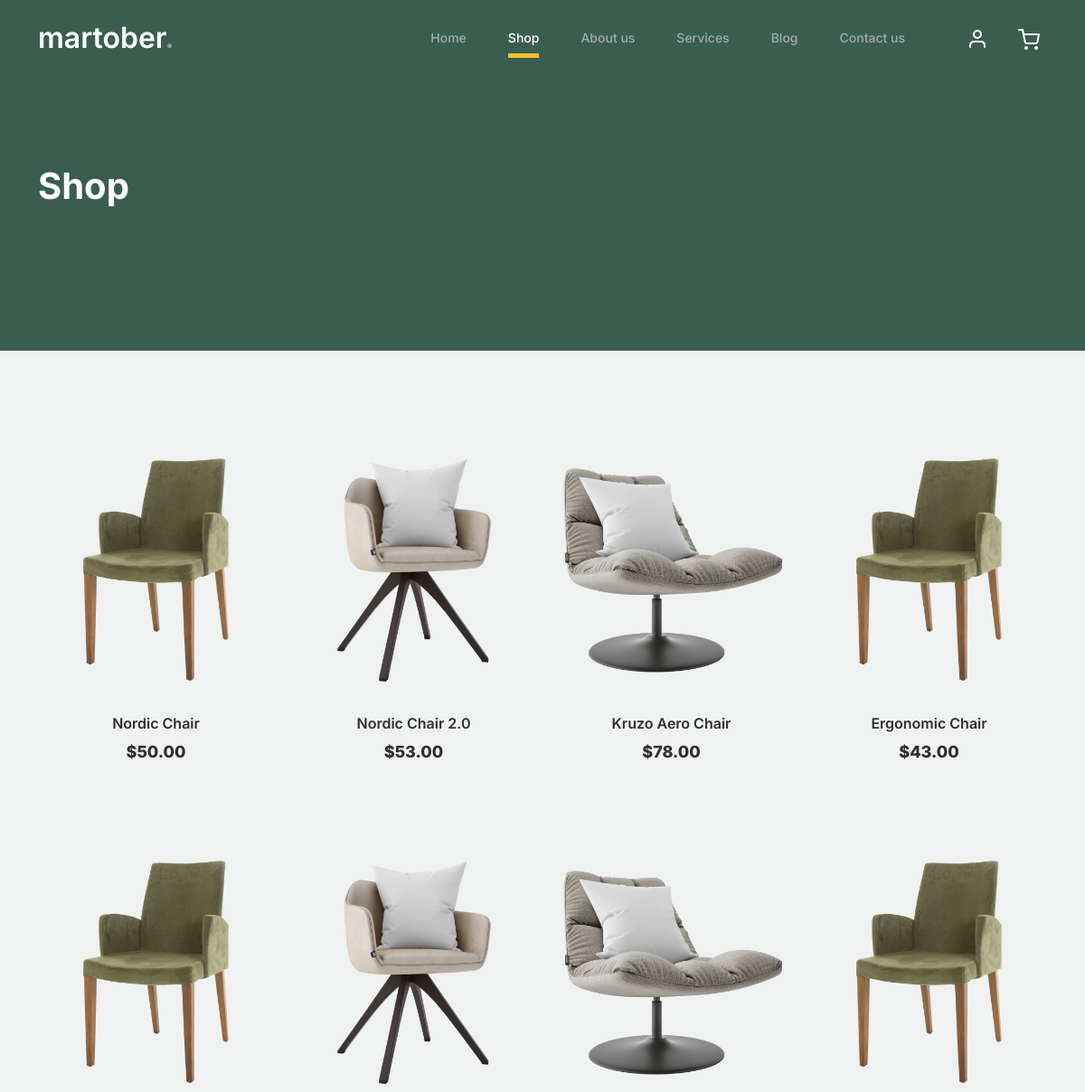
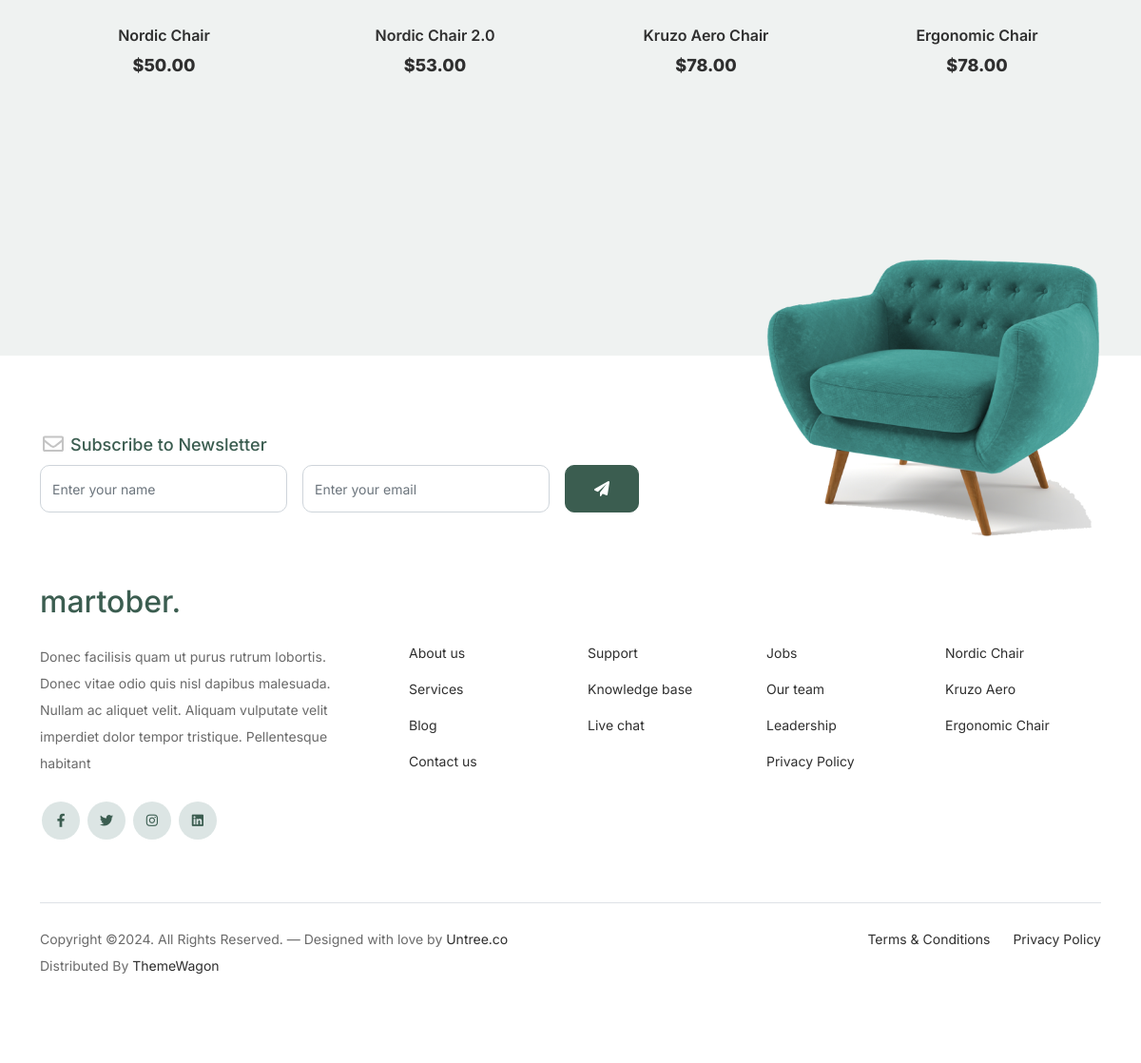
The app's page /shop/ with its own data (2 pictures, top to bottom).
### app/models.py (models this page shows, shortened)
class Product(models.Model):
    name = models.CharField(max_length=200, null=True)
    price = models.FloatField(max_length=200, null=True)
    chair = models.BooleanField(default=False, null=True)
    sofa = models.BooleanField(default=False, null=True)
    table = models.BooleanField(default=False, null=True)
    image = models.ImageField(null=True, blank=True)
    @property
    def ImageURL(self):
        try:
            url = self.image.url
        except AttributeError:
            url = ''
        except Exception as e:
            print(f"An error occurred: {e}")
            url = ''
        return url

### app/views.py (the view)
# urls.py: path('shop/', views.shop, name="shop"),
def shop(request):
    products = Product.objects.all()
    context= {'products': products}
    return render(request, 'app/shop.html', context)

### app/templates/app/shop.html (shortened to what this page needs)
{% load static %}
<!doctype html>
<html lang="en">
<head>
		<link href="{%static 'app/css/bootstrap.min.css' %}" rel="stylesheet">
		<link href="https://cdnjs.cloudflare.com/ajax/libs/font-awesome/6.0.0-beta3/css/all.min.css" rel="stylesheet">
		<link href="{%static 'app/css/tiny-slider.css' %}" rel="stylesheet">
		<link href="{%static 'app/css/style.css' %}" rel="stylesheet">
	</head>
	<body>
		<nav class="custom-navbar navbar navbar navbar-expand-md navbar-dark bg-dark" arial-label="Furni navigation bar">
			<div class="container">
				<a class="navbar-brand" href="{% url "index" %}">martober<span>.</span></a>
				<div class="collapse navbar-collapse" id="navbarsFurni">
					<ul class="custom-navbar-nav navbar-nav ms-auto mb-2 mb-md-0">
						<li class="nav-item ">
							<a class="nav-link" href="{% url "index" %}">Home</a>
						</li>
						<li class="active"><a class="nav-link" href="{% url "shop" %}">Shop</a></li>
						<li><a class="nav-link" href="{% url "about" %}">About us</a></li>
						<li><a class="nav-link" href="{% url "services" %}">Services</a></li>
						<li><a class="nav-link" href="{% url "blog" %}">Blog</a></li>
						<li><a class="nav-link" href="{% url "contact" %}">Contact us</a></li>
					</ul>
					<ul class="custom-navbar-cta navbar-nav mb-2 mb-md-0 ms-5">
						<li><a class="nav-link" href="#"><img src="{%static 'app/images/user.svg'%}"></a></li>
						<li><a class="nav-link" href="{% url "cart" %}"><img src="{%static 'app/images/cart.svg'%}"></a></li>
					</ul>
				</div>
			</div>
		</nav>
			<div class="hero">
				<div class="container">
					<div class="row justify-content-between">
						<div class="col-lg-5">
							<div class="intro-excerpt">
								<h1>Shop</h1>
							</div>
						</div>
						<div class="col-lg-7">
						</div>
					</div>
				</div>
			</div>
		<div class="untree_co-section product-section before-footer-section">
		    <div class="container">
		      	<div class="row">
					{% for product in products %}
					<div class="col-12 col-md-4 col-lg-3 mb-5">
						<a class="product-item">
							<img src="{{product.ImageURL}}" class="img-fluid product-thumbnail">
							<h3 class="product-title">{{product.name}}</h3>
							<strong class="product-price">${{product.price | floatformat:2}}</strong>
						</a>
					</div>
					{% endfor %}
		      	</div>
		    </div>
		</div>
		<footer class="footer-section">
			<div class="container relative">
				<div class="sofa-img">
					<img src="{%static 'app/images/sofa.png'%}" alt="Image" class="img-fluid">
				</div>
				<div class="row">
					<div class="col-lg-8">
						<div class="subscription-form">
							<h3 class="d-flex align-items-center"><span class="me-1"><img src="{%static 'app/images/envelope-outline.svg'%}" alt="Image" class="img-fluid"></span><span>Subscribe to Newsletter</span></h3>
							<form action="#" class="row g-3">
								<div class="col-auto">
									<input type="text" class="form-control" placeholder="Enter your name">
								</div>
								<div class="col-auto">
									<input type="email" class="form-control" placeholder="Enter your email">
								</div>
								<div class="col-auto">
									<button class="btn btn-primary">
										<span class="fa fa-paper-plane"></span>
									</button>
								</div>
							</form>
						</div>
					</div>
				</div>
				<div class="row g-5 mb-5">
					<div class="col-lg-4">
						<div class="mb-4 footer-logo-wrap"><a href="#" class="footer-logo">martober<span>.</span></a></div>
						<p class="mb-4">Donec facilisis quam ut purus rutrum lobortis. Donec vitae odio quis nisl dapibus malesuada. Nullam ac aliquet velit. Aliquam vulputate velit imperdiet dolor tempor tristique. Pellentesque habitant</p>
						<ul class="list-unstyled custom-social">
							<li><a href="#"><span class="fa fa-brands fa-facebook-f"></span></a></li>
							<li><a href="#"><span class="fa fa-brands fa-twitter"></span></a></li>
							<li><a href="#"><span class="fa fa-brands fa-instagram"></span></a></li>
							<li><a href="#"><span class="fa fa-brands fa-linkedin"></span></a></li>
						</ul>
					</div>
					<div class="col-lg-8">
						<div class="row links-wrap">
							<div class="col-6 col-sm-6 col-md-3">
								<ul class="list-unstyled">
									<li><a href="#">About us</a></li>
									<li><a href="#">Services</a></li>
									<li><a href="#">Blog</a></li>
									<li><a href="#">Contact us</a></li>
								</ul>
							</div>
							<div class="col-6 col-sm-6 col-md-3">
								<ul class="list-unstyled">
									<li><a href="#">Support</a></li>
									<li><a href="#">Knowledge base</a></li>
									<li><a href="#">Live chat</a></li>
								</ul>
							</div>
							<div class="col-6 col-sm-6 col-md-3">
								<ul class="list-unstyled">
									<li><a href="#">Jobs</a></li>
									<li><a href="#">Our team</a></li>
									<li><a href="#">Leadership</a></li>
									<li><a href="#">Privacy Policy</a></li>
								</ul>
							</div>
							<div class="col-6 col-sm-6 col-md-3">
								<ul class="list-unstyled">
									<li><a href="#">Nordic Chair</a></li>
									<li><a href="#">Kruzo Aero</a></li>
									<li><a href="#">Ergonomic Chair</a></li>
								</ul>
							</div>
						</div>
					</div>
				</div>
				<div class="border-top copyright">
					<div class="row pt-4">
						<div class="col-lg-6">
							<p class="mb-2 text-center text-lg-start">Copyright &copy;. All Rights Reserved. &mdash; Designed with love by <a href="https://untree.co">Untree.co</a>  Distributed By <a href="https://themewagon.com">ThemeWagon</a>
            </p>
						</div>
						<div class="col-lg-6 text-center text-lg-end">
							<ul class="list-unstyled d-inline-flex ms-auto">
								<li class="me-4"><a href="#">Terms &amp; Conditions</a></li>
								<li><a href="#">Privacy Policy</a></li>
							</ul>
						</div>
					</div>
				</div>
			</div>
		</footer>
	</body>
</html>

### records on screen
Product: ImageURL (picture), name "Nordic Chair", price "50.00"
Product: ImageURL (picture), name "Nordic Chair 2.0", price "53.00"
Product: ImageURL (picture), name "Kruzo Aero Chair", price "78.00"
Product: ImageURL (picture), name "Ergonomic Chair", price "43.00"
Product: ImageURL (picture), name "Nordic Chair", price "50.00"
Product: ImageURL (picture), name "Nordic Chair 2.0", price "53.00"
Product: ImageURL (picture), name "Kruzo Aero Chair", price "78.00"
Product: ImageURL (picture), name "Ergonomic Chair", price "78.00"
